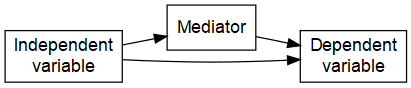

R code for this plot:
#
#       /----> ME1 --->\
#      /                \
#    IV ---------------> DV
#
library(DiagrammeR)

code <- "
  digraph causal {
	# Nodes
	node [shape = reactangle, fontname = Arial]
	iv [label = 'Independent\nvariable']
	me [label = 'Mediator']
	dv [label = 'Dependent\nvariable']

	# Edges
	edge [color = black, arrowhead = normal]
	rankdir = LR
	iv -> me
	iv -> dv
	me -> dv

	# Graph
	graph [overlap = true, fontsize = 10]
}"

grViz(code)
